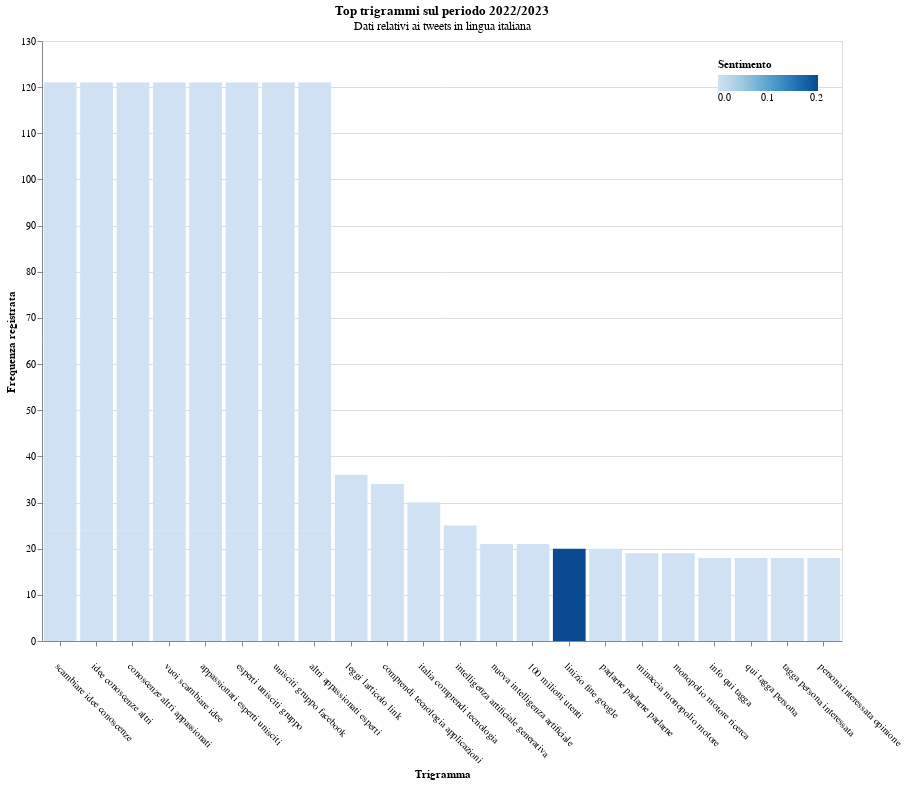

Notebook cell for this chart:
### Code cell
#month_dropdown = alt.binding_select(options=df_top_trigrams['MonthName'].unique().tolist()+[None])
#month_sel = alt.selection_single(fields=['MonthName'], bind=month_dropdown, name="Seleziona", init={'MonthName': df_top_trigrams['MonthName'].iloc[0]})
optmont = ['Settembre','Ottobre','Dicembre','Gennaio', 'Febbraio', 'Marzo', 'Aprile', 'Maggio', 'Giugno']
labels = [option + ' ' for option in optmont]
month_dropdown = alt.binding_select(
    # Add the empty selection which shows all when clicked
    options=optmont + [None],
    labels=labels + ['Tutto'],
    name='Selettore del periodo: '
)

month_sel = alt.selection_point(
    fields=['MonthName'],
    bind=month_dropdown,
)
#sentiment_scale = alt.Scale(domain=[-1, 1], range=['#FC2E20', '#FD7F20', '#FDB750'])
#single = alt.selection_single(on='mouseover', nearest=True)
tooltip = alt.selection_single(fields=['Trigram', 'Frequency'])


test = alt.Chart(df_top_trigrams, title=alt.Title('Top trigrammi sul periodo 2022/2023',
    subtitle= 'Dati relativi ai tweets in lingua inglese')).mark_bar().encode(
    x=alt.X('Trigram:N', sort='-y', title='Trigramma'),
    y=alt.Y('Frequency:Q', title='Frequenza registrata'),
    color=alt.Color('Sentimento:Q'), #, scale=sentiment_scale),
    tooltip=[alt.Tooltip('Trigram:N', title="Trigramma"),
             alt.Tooltip('Frequency:Q', title="Frequenza")]
).properties(
    width=800,
    height=600,
).configure_axisX(
    labelAngle=45,  # Specify the degree of inclination here
    labelAlign='left',  # Optional: Align the labels to the right for better readability
    labelPadding=15  # Optional: Add padding to the labels for better spacing
).add_selection(month_sel, tooltip
).transform_filter(month_sel
).transform_window(
    rank='rank(row_number)',
    sort=[alt.SortField('Frequency', order='descending')]
).transform_filter(
    alt.datum.rank <= 30
).resolve_scale(y='independent'
).configure_legend(orient='top-right').interactive()

test_it = alt.Chart(df_top_trigrams_it, title=alt.Title('Top trigrammi sul periodo 2022/2023',
    subtitle= 'Dati relativi ai tweets in lingua italiana')).mark_bar().encode(
    x=alt.X('Trigram:N', sort='-y', title='Trigramma'),
    y=alt.Y('Frequency:Q', title='Frequenza registrata'),
    color=alt.Color('Sentimento:Q'), #, scale=sentiment_scale),
    tooltip=[alt.Tooltip('Trigram:N', title="Trigramma"),
             alt.Tooltip('Frequency:Q', title="Frequenza")]
).properties(
    width=800,
    height=600,
).configure_axisX(
    labelAngle=45,  # Specify the degree of inclination here
    labelAlign='left',  # Optional: Align the labels to the right for better readability
    labelPadding=15  # Optional: Add padding to the labels for better spacing
).add_selection(month_sel, tooltip
).transform_filter(month_sel
).transform_window(
    rank='rank(row_number)',
    sort=[alt.SortField('Frequency', order='descending')]
).transform_filter(
    alt.datum.rank <= 30
).resolve_scale(y='independent'
).configure_legend(orient='top-right').interactive()

test_it

### Figure 1 — Vega-Lite specification as saved in the notebook (floating-point values rounded to 4 significant figures)
{"config": {"view": {"continuousWidth": 300, "continuousHeight": 300}, "axisX": {"labelAlign": "left", "labelAngle": 45, "labelPadding": 15}, "legend": {"orient": "top-right"}}, "data": {"name": "data-0e58b5d9c8f694fc3ee53efab992547b"}, "mark": {"type": "bar"}, "encoding": {"color": {"field": "Sentimento", "type": "quantitative"}, "tooltip": [{"field": "Trigram", "title": "Trigramma", "type": "nominal"}, {"field": "Frequency", "title": "Frequenza assoluta", "type": "quantitative"}], "x": {"field": "Trigram", "sort": "-y", "title": "Trigramma", "type": "nominal"}, "y": {"field": "Frequency", "title": "Frequenza registrata", "type": "quantitative"}}, "height": 600, "params": [{"name": "param_48", "select": {"type": "point", "fields": ["MonthName"]}, "bind": {"input": "select", "options": ["Settembre", "Ottobre", "Dicembre", "Gennaio", "Febbraio", "Marzo", "Aprile", "Maggio", "Giugno", null], "labels": ["Settembre ", "Ottobre ", "Dicembre ", "Gennaio ", "Febbraio ", "Marzo ", "Aprile ", "Maggio ", "Giugno ", "Tutto"], "name": "Selettore del periodo: "}}, {"name": "param_49", "select": {"type": "point", "fields": ["Trigram", "Frequency"]}}, {"name": "param_51", "select": {"type": "interval", "encodings": ["x", "y"]}, "bind": "scales"}], "resolve": {"scale": {"y": "independent"}}, "title": {"text": "Top trigrammi sul periodo 2022/2023", "subtitle": "Dati relativi ai tweets in lingua italiana"}, "transform": [{"filter": {"param": "param_48"}}, {"window": [{"op": "rank", "field": "row_number", "as": "rank"}], "sort": [{"field": "Frequency", "order": "descending"}]}, {"filter": "(datum.rank <= 30)"}], "width": 800, "$schema": "https://vega.github.io/schema/vega-lite/v5.8.0.json", "datasets": {"data-0e58b5d9c8f694fc3ee53efab992547b": [{"Month": 4, "Trigram": "info qui tagga", "Frequency": 14, "Sentimento": 0.0, "MonthName": "Aprile"}, {"Month": 4, "Trigram": "tagga persona interessata", "Frequency": 14, "Sentimento": 0.0, "MonthName": "Aprile"}, {"Month": 4, "Trigram": "persona interessata opinione", "Frequency": 12, "Sentimento": 0.0, "MonthName": "Aprile"}, {"Month": 4, "Trigram": "interessata opinione commenti", "Frequency": 12, "Sentimento": 0.0, "MonthName": "Aprile"}, {"Month": 4, "Trigram": "scrivere prompt efficace", "Frequency": 6, "Sentimento": 0.0, "MonthName": "Aprile"}, {"Month": 4, "Trigram": "prompt efficace programmi", "Frequency": 6, "Sentimento": 0.0, "MonthName": "Aprile"}, {"Month": 4, "Trigram": "efficace programmi intelligenza", "Frequency": 6, "Sentimento": 0.0, "MonthName": "Aprile"}, {"Month": 4, "Trigram": "programmi intelligenza artificiale", "Frequency": 6, "Sentimento": 0.0, "MonthName": "Aprile"}, {"Month": 4, "Trigram": "intelligenza artificiale generativa", "Frequency": 6, "Sentimento": 0.0, "MonthName": "Aprile"}, {"Month": 4, "Trigram": "qui tagga persona", "Frequency": 14, "Sentimento": 0.0, "MonthName": "Aprile"}, {"Month": 12, "Trigram": "sicurezza hacker potrebbero", "Frequency": 10, "Sentimento": 0.0, "MonthName": "Dicembre"}, {"Month": 12, "Trigram": "linizio fine google", "Frequency": 20, "Sentimento": 0.2023, "MonthName": "Dicembre"}, {"Month": 12, "Trigram": "intelligenza artificiale stupisce", "Frequency": 10, "Sentimento": 0.0, "MonthName": "Dicembre"}, {"Month": 12, "Trigram": "google deve preoccuparsi", "Frequency": 10, "Sentimento": 0.0, "MonthName": "Dicembre"}, {"Month": 12, "Trigram": "problema sicurezza hacker", "Frequency": 10, "Sentimento": 0.0, "MonthName": "Dicembre"}, {"Month": 12, "Trigram": "ora intelligenza artificiale", "Frequency": 11, "Sentimento": 0.0, "MonthName": "Dicembre"}, {"Month": 12, "Trigram": "sostituire google uomo", "Frequency": 12, "Sentimento": 0.0, "MonthName": "Dicembre"}, {"Month": 12, "Trigram": "artificiale stupisce spaventa", "Frequency": 14, "Sentimento": 0.0, "MonthName": "Dicembre"}, {"Month": 12, "Trigram": "grosso problema sicurezza", "Frequency": 16, "Sentimento": 0.0, "MonthName": "Dicembre"}, {"Month": 12, "Trigram": "diventare grosso problema", "Frequency": 16, "Sentimento": 0.0, "MonthName": "Dicembre"}, {"Month": 2, "Trigram": "info qui tagga", "Frequency": 15, "Sentimento": 0.0, "MonthName": "Febbraio"}, {"Month": 2, "Trigram": "leggi larticolo link", "Frequency": 12, "Sentimento": 0.0, "MonthName": "Febbraio"}, {"Month": 2, "Trigram": "italia comprendi tecnologia", "Frequency": 13, "Sentimento": 0.0, "MonthName": "Febbraio"}, {"Month": 2, "Trigram": "comprendi tecnologia applicazioni", "Frequency": 14, "Sentimento": 0.0, "MonthName": "Febbraio"}, {"Month": 2, "Trigram": "interessata opinione commenti", "Frequency": 14, "Sentimento": 0.0, "MonthName": "Febbraio"}, {"Month": 2, "Trigram": "persona interessata opinione", "Frequency": 14, "Sentimento": 0.0, "MonthName": "Febbraio"}, {"Month": 2, "Trigram": "tagga persona interessata", "Frequency": 15, "Sentimento": 0.0, "MonthName": "Febbraio"}, {"Month": 2, "Trigram": "qui tagga persona", "Frequency": 15, "Sentimento": 0.0, "MonthName": "Febbraio"}, {"Month": 2, "Trigram": "parlarne parlarne parlarne", "Frequency": 20, "Sentimento": 0.0, "MonthName": "Febbraio"}, {"Month": 2, "Trigram": "ruba credenziali social", "Frequency": 15, "Sentimento": 0.0, "MonthName": "Febbraio"}, {"Month": 1, "Trigram": "leggi larticolo link", "Frequency": 36, "Sentimento": 0.0, "MonthName": "Gennaio"}, {"Month": 1, "Trigram": "comprendi tecnologia applicazioni", "Frequency": 34, "Sentimento": 0.0, "MonthName": "Gennaio"}, {"Month": 1, "Trigram": "italia comprendi tecnologia", "Frequency": 30, "Sentimento": 0.0, "MonthName": "Gennaio"}, {"Month": 1, "Trigram": "intelligenza artificiale generativa", "Frequency": 25, "Sentimento": 0.0, "MonthName": "Gennaio"}, {"Month": 1, "Trigram": "minaccia monopolio motore", "Frequency": 19, "Sentimento": 0.0, "MonthName": "Gennaio"}, {"Month": 1, "Trigram": "monopolio motore ricerca", "Frequency": 19, "Sentimento": 0.0, "MonthName": "Gennaio"}, {"Month": 1, "Trigram": "info qui tagga", "Frequency": 18, "Sentimento": 0.0, "MonthName": "Gennaio"}, {"Month": 1, "Trigram": "qui tagga persona", "Frequency": 18, "Sentimento": 0.0, "MonthName": "Gennaio"}, {"Month": 1, "Trigram": "tagga persona interessata", "Frequency": 18, "Sentimento": 0.0, "MonthName": "Gennaio"}, {"Month": 1, "Trigram": "persona interessata opinione", "Frequency": 18, "Sentimento": 0.0, "MonthName": "Gennaio"}, {"Month": 6, "Trigram": "bard risposta google", "Frequency": 9, "Sentimento": 0.0, "MonthName": "Giugno"}, {"Month": 6, "Trigram": "scambiare idee conoscenze", "Frequency": 24, "Sentimento": 0.0, "MonthName": "Giugno"}, {"Month": 6, "Trigram": "idee conoscenze altri", "Frequency": 24, "Sentimento": 0.0, "MonthName": "Giugno"}, {"Month": 6, "Trigram": "conoscenze altri appassionati", "Frequency": 24, "Sentimento": 0.0, "MonthName": "Giugno"}, {"Month": 6, "Trigram": "ecco bard risposta", "Frequency": 7, "Sentimento": 0.0, "MonthName": "Giugno"}, {"Month": 6, "Trigram": "vuoi scambiare idee", "Frequency": 24, "Sentimento": 0.0, "MonthName": "Giugno"}, {"Month": 6, "Trigram": "appassionati esperti unisciti", "Frequency": 24, "Sentimento": 0.0, "MonthName": "Giugno"}, {"Month": 6, "Trigram": "esperti unisciti gruppo", "Frequency": 24, "Sentimento": 0.0, "MonthName": "Giugno"}, {"Month": 6, "Trigram": "unisciti gruppo facebook", "Frequency": 24, "Sentimento": 0.0, "MonthName": "Giugno"}, {"Month": 6, "Trigram": "altri appassionati esperti", "Frequency": 24, "Sentimento": 0.0, "MonthName": "Giugno"}, {"Month": 5, "Trigram": "già lavoro sicuro", "Frequency": 5, "Sentimento": 0.0, "MonthName": "Maggio"}, {"Month": 5, "Trigram": "appassionati esperti unisciti", "Frequency": 9, "Sentimento": 0.0, "MonthName": "Maggio"}, {"Month": 5, "Trigram": "unisciti gruppo facebook", "Frequency": 9, "Sentimento": 0.0, "MonthName": "Maggio"}, {"Month": 5, "Trigram": "esperti unisciti gruppo", "Frequency": 9, "Sentimento": 0.0, "MonthName": "Maggio"}, {"Month": 5, "Trigram": "altri appassionati esperti", "Frequency": 9, "Sentimento": 0.0, "MonthName": "Maggio"}, {"Month": 5, "Trigram": "conoscenze altri appassionati", "Frequency": 9, "Sentimento": 0.0, "MonthName": "Maggio"}, {"Month": 5, "Trigram": "idee conoscenze altri", "Frequency": 9, "Sentimento": 0.0, "MonthName": "Maggio"}, {"Month": 5, "Trigram": "scambiare idee conoscenze", "Frequency": 9, "Sentimento": 0.0, "MonthName": "Maggio"}, {"Month": 5, "Trigram": "vuoi scambiare idee", "Frequency": 9, "Sentimento": 0.0, "MonthName": "Maggio"}, {"Month": 5, "Trigram": "100 milioni utenti", "Frequency": 6, "Sentimento": 0.0, "MonthName": "Maggio"}, {"Month": 3, "Trigram": "nuova intelligenza artificiale", "Frequency": 21, "Sentimento": 0.0, "MonthName": "Marzo"}, {"Month": 3, "Trigram": "100 milioni utenti", "Frequency": 21, "Sentimento": 0.0, "MonthName": "Marzo"}, {"Month": 3, "Trigram": "unisciti gruppo facebook", "Frequency": 97, "Sentimento": 0.0, "MonthName": "Marzo"}, {"Month": 3, "Trigram": "esperti unisciti gruppo", "Frequency": 97, "Sentimento": 0.0, "MonthName": "Marzo"}, {"Month": 3, "Trigram": "appassionati esperti unisciti", "Frequency": 97, "Sentimento": 0.0, "MonthName": "Marzo"}, {"Month": 3, "Trigram": "altri appassionati esperti", "Frequency": 97, "Sentimento": 0.0, "MonthName": "Marzo"}, {"Month": 3, "Trigram": "conoscenze altri appassionati", "Frequency": 97, "Sentimento": 0.0, "MonthName": "Marzo"}, {"Month": 3, "Trigram": "idee conoscenze altri", "Frequency": 97, "Sentimento": 0.0, "MonthName": "Marzo"}, {"Month": 3, "Trigram": "scambiare idee conoscenze", "Frequency": 97, "Sentimento": 0.0, "MonthName": "Marzo"}, {"Month": 3, "Trigram": "vuoi scambiare idee", "Frequency": 97, "Sentimento": 0.0, "MonthName": "Marzo"}, {"Month": 11, "Trigram": "modello linguaggio grandi", "Frequency": 2, "Sentimento": 0.0, "MonthName": "Novembre"}, {"Month": 11, "Trigram": "facendogli domanda amiloidosi", "Frequency": 1, "Sentimento": 0.0, "MonthName": "Novembre"}, {"Month": 11, "Trigram": "testo simile umano", "Frequency": 2, "Sentimento": 0.0, "MonthName": "Novembre"}, {"Month": 11, "Trigram": "generazione testo simile", "Frequency": 2, "Sentimento": 0.0, "MonthName": "Novembre"}, {"Month": 11, "Trigram": "addestrato dallintelligenza artificiale", "Frequency": 2, "Sentimento": 0.0, "MonthName": "Novembre"}, {"Month": 11, "Trigram": "dimensioni addestrato dallintelligenza", "Frequency": 2, "Sentimento": 0.0, "MonthName": "Novembre"}, {"Month": 11, "Trigram": "grandi dimensioni addestrato", "Frequency": 2, "Sentimento": 0.0, "MonthName": "Novembre"}, {"Month": 11, "Trigram": "linguaggio grandi dimensioni", "Frequency": 2, "Sentimento": 0.0, "MonthName": "Novembre"}, {"Month": 11, "Trigram": "sviluppo sicuramente bene", "Frequency": 1, "Sentimento": 0.0, "MonthName": "Novembre"}, {"Month": 11, "Trigram": "sogno diventa reale", "Frequency": 1, "Sentimento": 0.0, "MonthName": "Novembre"}, {"Month": 10, "Trigram": "gira verso programmatori", "Frequency": 1, "Sentimento": 0.0, "MonthName": "Ottobre"}, {"Month": 10, "Trigram": "scuote testa gira", "Frequency": 1, "Sentimento": 0.0, "MonthName": "Ottobre"}, {"Month": 10, "Trigram": "artificiale scuote testa", "Frequency": 1, "Sentimento": 0.0, "MonthName": "Ottobre"}, {"Month": 10, "Trigram": "immaginando intelligenza artificiale", "Frequency": 1, "Sentimento": 0.0, "MonthName": "Ottobre"}, {"Month": 10, "Trigram": "lavorando farla scalare", "Frequency": 1, "Sentimento": 0.0, "MonthName": "Ottobre"}, {"Month": 10, "Trigram": "sovraccarico lavorando farla", "Frequency": 1, "Sentimento": 0.0, "MonthName": "Ottobre"}, {"Month": 10, "Trigram": "google hitech ansa", "Frequency": 3, "Sentimento": 0.0, "MonthName": "Ottobre"}, {"Month": 10, "Trigram": "concorrenza google hitech", "Frequency": 3, "Sentimento": 0.0, "MonthName": "Ottobre"}, {"Month": 10, "Trigram": "testa gira verso", "Frequency": 1, "Sentimento": 0.0, "MonthName": "Ottobre"}, {"Month": 10, "Trigram": "intelligenza artificiale scuote", "Frequency": 1, "Sentimento": 0.0, "MonthName": "Ottobre"}, {"Month": 9, "Trigram": "google risposte argomenti", "Frequency": 3, "Sentimento": 0.0, "MonthName": "Settembre"}, {"Month": 9, "Trigram": "qualche errore confonde", "Frequency": 1, "Sentimento": 0.0, "MonthName": "Settembre"}, {"Month": 9, "Trigram": "ancora qualche errore", "Frequency": 1, "Sentimento": 0.0, "MonthName": "Settembre"}, {"Month": 9, "Trigram": "vedi ancora qualche", "Frequency": 1, "Sentimento": 0.0, "MonthName": "Settembre"}, {"Month": 9, "Trigram": "gioco google anni", "Frequency": 2, "Sentimento": 0.0, "MonthName": "Settembre"}, {"Month": 9, "Trigram": "fuori gioco google", "Frequency": 3, "Sentimento": 0.0, "MonthName": "Settembre"}, {"Month": 9, "Trigram": "scopriamo cos funziona", "Frequency": 2, "Sentimento": 0.0, "MonthName": "Settembre"}, {"Month": 9, "Trigram": "oltre milione utenti", "Frequency": 3, "Sentimento": 0.0, "MonthName": "Settembre"}, {"Month": 9, "Trigram": "concorrenza google risposte", "Frequency": 3, "Sentimento": 0.0, "MonthName": "Settembre"}, {"Month": 9, "Trigram": "mette fuori gioco", "Frequency": 2, "Sentimento": 0.0, "MonthName": "Settembre"}]}}
